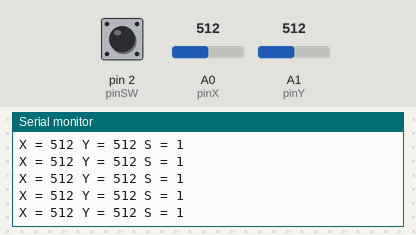
Bench run of a sketch on a simulated Arduino Uno, built with avr-gcc and run on an emulated ATmega328P. Shown: the last lines printed to the serial monitor. The inputs (shaded band) are chosen by the test bench; at power-on: A0 (pinX) = 512, A1 (pinY) = 512, pin 2 (pinSW) HIGH.

Above: at 1.2 s.
1.3 s: A0 (pinX) set to 992
At 1.9 s:
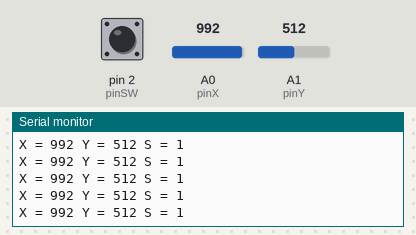
4.3 s: A0 (pinX) set to 1010
At 5.4 s:
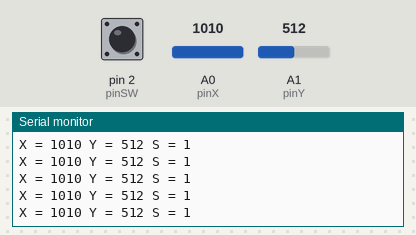
7.3 s: A1 (pinY) set to 110
At 8.1 s:
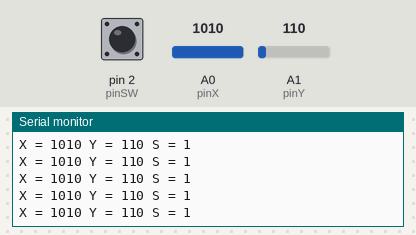
10.3 s: A1 (pinY) set to 93
At 11.2 s:
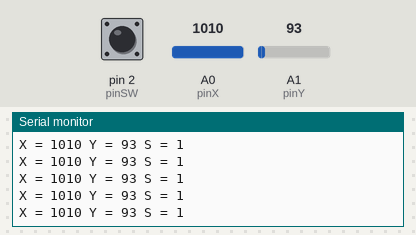
13.3 s: A1 (pinY) set to 11
At 14.2 s:
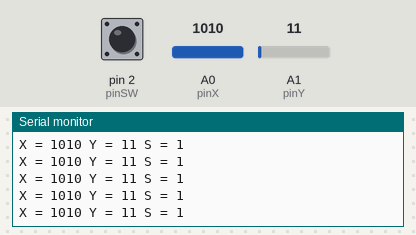
14.8 s: A1 (pinY) set to 8
At 15.9 s:
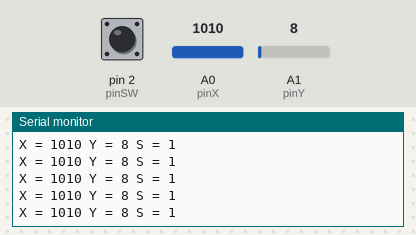
Timing chart, 0 to 17.3 s (numbered marks = the images above; inputs shaded):
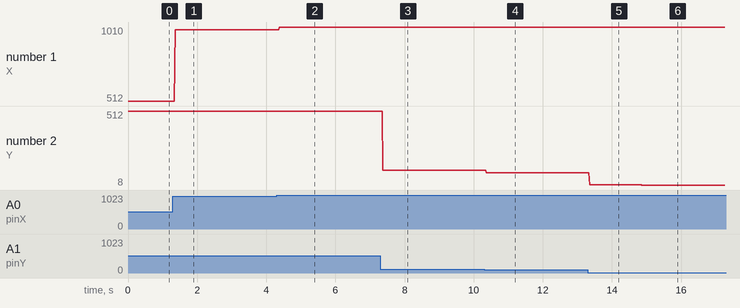

The sketch:

joystick_test.ino
```cpp
#include <stdio.h> // for function sprintf

const int pinSW = 2;
const int pinX = A0;
const int pinY = A1;

int switchValue = 0;
int xValue = 0;
int yValue = 0;

char string[30];

void setup()
{
 pinMode(pinSW, INPUT_PULLUP);
 Serial.begin(9600);


}

void loop()
{
  switchValue = digitalRead(pinSW);
  xValue = analogRead(pinX);
  yValue = analogRead(pinY);

  sprintf(string, "X = %d Y = %d S = %d", xValue, yValue, switchValue);
  Serial.println(string);

  delay(10);

}
```

Measured:
- after the input at 1.3 s, the serial monitor: prints a new line after 0.06 s (image 1)
- after the input at 4.3 s, the serial monitor: prints a new line after 0.08 s (image 2)
- after the input at 7.3 s, the serial monitor: prints a new line after 0.07 s (image 3)
- after the input at 10.3 s, the serial monitor: prints a new line after 0.07 s (image 4)
- after the input at 13.3 s, the serial monitor: prints a new line after 0.06 s (image 5)
- after the input at 14.8 s, the serial monitor: prints a new line after 0.07 s (image 6)
- plotted number 1: 512 → 992 after the input at 1.3 s, 992 → 1010 after the input at 4.3 s
- plotted number 2: 512 → 110 after the input at 7.3 s, 110 → 93 after the input at 10.3 s, 93 → 11 after the input at 13.3 s, 11 → 8 after the input at 14.8 s
